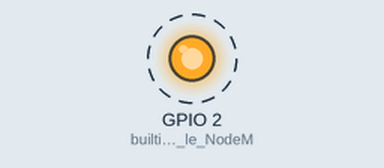
Simulated run of this sketch. Board: ESP8266 (NodeMCU). Shown: output pins drawn as LEDs (lit = HIGH). Dashed ring = blinking. WiFi joins after 1.5 s; servers stay silent unless stated; what the sketch prints to the serial monitor is not drawn.

Above: at 2.0 s.
Timing chart, 0 to 6.1 s (numbered marks = the images above):
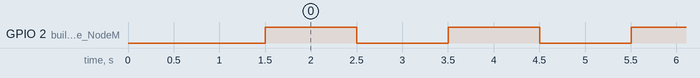

The sketch:

pm_basic_ota_nodemcu_53_pub.ino
```cpp
/*
  Skecth : pm_basic_ota_nodemcu_53
  Description : Initialisation OTA NodeMCU 53
  Auteur : PHMARDUINO  Création : 20 juillet 2018
  Derniere mise a jour :
  */

#include <ESP8266WiFi.h>
#include <ESP8266mDNS.h>
#include <WiFiUdp.h>
#include <ArduinoOTA.h>

// A remplacer par le nom et le mot de passe de votre wifi
const char* ssid = "votre nom de wifi";
const char* password = "votre mot de passe wifi";

void setup() {
  pinMode(2, OUTPUT);       // builtin led pour le NodeMCU cad GPIO02 ou D4
  Serial.begin(115200);
  Serial.println("Booting");
  WiFi.mode(WIFI_STA);
  WiFi.begin(ssid, password);
  while (WiFi.waitForConnectResult() != WL_CONNECTED) {
    Serial.println("Connection Failed! Rebooting...");
    delay(5000);
    ESP.restart();
  }

  // Hostname defaults to esp8266-[ChipID]
  ArduinoOTA.setHostname("phm_esp8266");

  // No authentication by default
  ArduinoOTA.setPassword("toto");

  ArduinoOTA.onStart([]() {
    Serial.println("Starting ....  ");
  });
  ArduinoOTA.onEnd([]() {
    Serial.println("\nEnd");
  });
  ArduinoOTA.onProgress([](unsigned int progress, unsigned int total) {
    Serial.printf("Progress: %u%%\r", (progress / (total / 100)));
  });
  ArduinoOTA.onError([](ota_error_t error) {
    Serial.printf("Error[%u]: ", error);
    if (error == OTA_AUTH_ERROR) Serial.println("Auth Failed");
    else if (error == OTA_BEGIN_ERROR) Serial.println("Begin Failed");
    else if (error == OTA_CONNECT_ERROR) Serial.println("Connect Failed");
    else if (error == OTA_RECEIVE_ERROR) Serial.println("Receive Failed");
    else if (error == OTA_END_ERROR) Serial.println("End Failed");
  });
  ArduinoOTA.begin();
  Serial.println("Ready");
  Serial.print("IP address: ");
  Serial.println(WiFi.localIP());
}

void loop() {
  ArduinoOTA.handle();
  digitalWrite(2, HIGH);    // turn the LED on (HIGH is the voltage level)  
  delay(1000);              // wait for a second
  digitalWrite(2, LOW);     // turn the LED off by making the voltage LOW
  delay(1000);              // wait for a second
}
```

Measured:
- by itself, GPIO 2 (builtin_led_pour_le_NodeM): alternates HIGH for 1.0 s and LOW for 1.0 s
